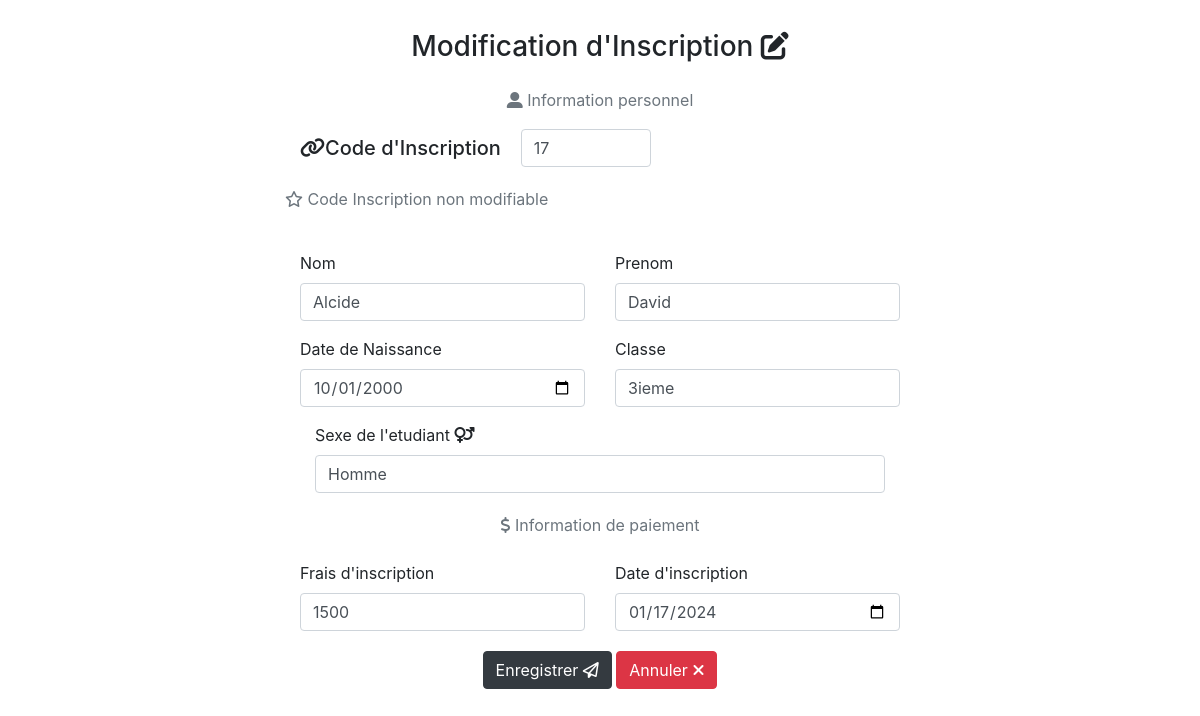
The app's page /Pages/Modifier_Inscription.php?codeInscription=17 with its own data.
### tables this page shows
CREATE TABLE IF NOT EXISTS `inscription` (
  `codeInscription` int NOT NULL AUTO_INCREMENT,
  `nom` varchar(10) NOT NULL,
  `prenom` varchar(15) NOT NULL,
  `datNaissance` date NOT NULL,
  `sexe` varchar(15) NOT NULL,
  `classe` varchar(15) NOT NULL,
  `fraisInscription` varchar(15) NOT NULL,
  `dateInscription` date NOT NULL,
  PRIMARY KEY (`codeInscription`)
);

### Pages/Modifier_Inscription.php (the view, shortened to what this page needs)
<?php
include "Connexion.php";
$codeInscription = $_GET["codeInscription"];
?>
<!DOCTYPE html>
<html lang="en">
<head>
  <link rel="stylesheet" type="text/css" href="../css/bootstrap.min.css">
  <link rel="stylesheet" type="text/css" href="../css/all.min.css">
</head>
<body>
  <div class="container" style="margin-top:30px">
      <div class="text-center mb-4">
         <h3>Modification d'Inscription <i class="fa-solid fa-pen-to-square fs-5 me-3"></i></h3>
      </div>
      <?php
      $requete = "SELECT * FROM `inscription` WHERE codeInscription = $codeInscription LIMIT 1";
      $result = mysqli_query($conn, $requete);
      $row = mysqli_fetch_assoc($result);
      ?>
      <div class="container d-flex justify-content-center">
         <form action="" method="post" style="width:50vw; min-width:300px;">
            <div class="text-center mb-4">
                  <p class="text-muted"><i class="fa-solid fa-user-large"></i> Information personnel </p>
            </div>
            <div class="row">
               <div class="col-auto">
                     <h5><i class="fa fa-link"></i>Code d'Inscription</h5>
               </div>
              <div class="col-auto" style="width: 200px; margin-top:-27px; margin-left:-30px;" >
                  <div class="card-body" >
                     <input  class="form-control" id="urlInput" style="background-color: #fff;" value="<?php echo $row['codeInscription'] ?>" readonly>
                  </div>
              </div>
              <div class="text-center mb-4">
                  <p class="text-muted"><i class="far fa-star"></i> Code Inscription non modifiable</p>
               </div>
          </div>
            <div class="row mb-3">
               <div class="col">
                  <label class="form-label">Nom</label>
                  <input type="text" class="form-control" name="nom" value="<?php echo $row['nom'] ?>" required>
               </div>
               <div class="col">
                  <label class="form-label">Prenom</label>
                  <input type="text" class="form-control" name="prenom" value="<?php echo $row['prenom'] ?>" required>
               </div>
            </div>
            <div class="row mb-3">
                <div class="col">
                    <label class="form-label">Date de Naissance</label>
                    <input type="date" class="form-control" name="datNaissance" value="<?php echo $row['datNaissance'] ?>" required>
                </div>
               <div class="col">
                  <label class="form-label">Classe</label>
                  <input type="text" class="form-control" name="classe" value="<?php echo $row['classe'] ?>" required>
               </div>
            </div>
            <div class="col">
                  <label class="form-label">Sexe de l'etudiant <i class="fa-solid fa-venus-mars"></i></label>
                  <input type="text" class="form-control" name="sexe" value="<?php echo $row['sexe'] ?>" required>
            </div>
            <div class="text-center mb-4" style="margin-top:20px">
                <p class="text-muted"><i class="fa-solid fa-dollar-sign"></i> Information de paiement</p>
            </div>
            <div class="row mb-3">
               <div class="col">
                  <label class="form-label">Frais d'inscription</label required>
                  <input type="text" class="form-control" name="fraisInscription" value="<?php echo $row['fraisInscription'] ?>" required>
               </div>
               <div class="col">
                  <label class="form-label">Date d'inscription</label>
                  <input type="date" class="form-control" name="dateInscription" value="<?php echo $row['dateInscription'] ?>" required>
               </div>
            </div>
            <div class="text-center mb-4" style="margin-top:20px;">
               <button href="Liste_Inscriptions.php" class="btn btn-dark" name="submit">Enregistrer <i class="fa-regular fa-paper-plane"></i></button>
               <a href="Liste_Inscriptions.php" class="btn btn-danger">Annuler <i class="fa-solid fa-xmark"></i></a>
            </div>
         </form>
      </div>
  </div>
</body>
</html>

### records on screen
inscription: codeInscription "17", nom "Alcide", prenom "David", datNaissance "10/01/2000", classe "3ieme", sexe "Homme", fraisInscription "1500", dateInscription "01/17/2024"
